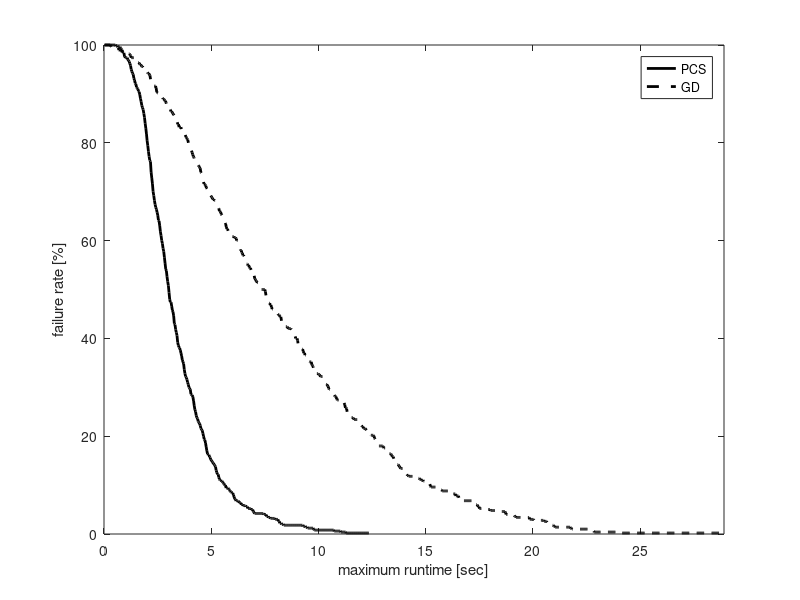
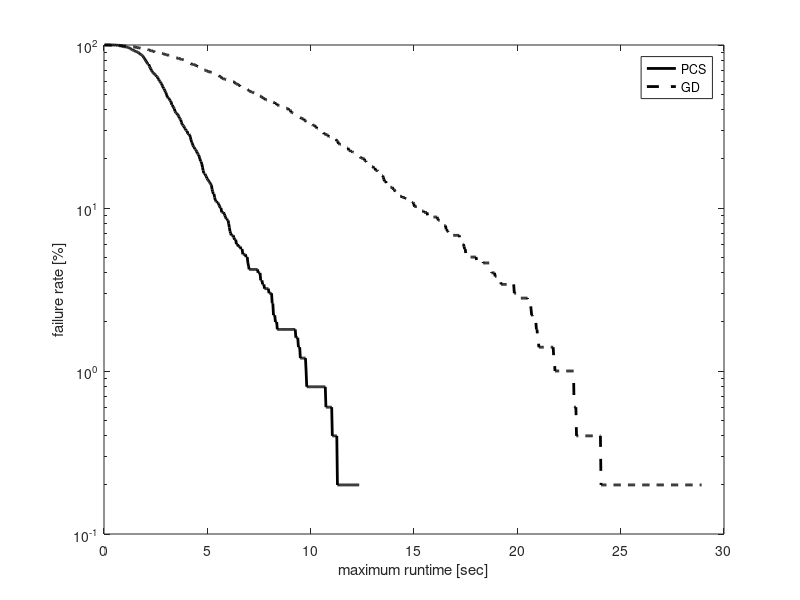

Write MATLAB code to recreate these figures, in order.
% In this experiment I compare the performance of the GD (with KDL) and the
% PCS on one scene with obstacles where motion toward a random
% configuration is performed as much as possible with small (resolution
% size) steps.
% Scenario start and goal configurations:
% State c_start = {0.5236, 1.7453, -1.8326, -1.4835,	1.5708,	0, 1.004278, 0.2729, 0.9486, -1.15011, 1.81001, -1.97739};
% State c_goal = {0.5236, 0.34907, 0.69813, -1.3963, 1.5708, 0, 0.7096, 1.8032, -1.7061, -1.6286, 1.9143, -2.0155}; // Robot 2 no backflip - Elbow down
% With joint limits of the ABB robots
% last updated: 08/13/2017

clear all
clc

%%
D1 = load('benchmark_PCS_3poles_noLC.txt'); 
verf = D1(:,1)==1;
suc = D1(:,2)==1;

disp('PCS:');
disp(['Results of ' num2str(size(D1,1)) ' queries.']);
disp(['Percent of successful queries verified: ' num2str(sum(verf & suc)/sum(suc)*100) '%']);
disp(['Plan distance: ' num2str(D1(1,3)) ]);
disp(['Avg. runtime: ' num2str(mean(D1(:,4))*1e3)  ' +/- ' num2str(std(D1(:,4))/sqrt(size(D1,1))*1e3) ' msec ']);
disp(['Avg. local-connection time: ' num2str(mean(D1(:,12))*1e3)  ' +/- ' num2str(std(D1(:,12))/sqrt(size(D1,1))*1e3) ' msec ']);
disp(['Avg. nodes in path: ' num2str(floor(mean(D1(:,10)))) ]);
disp(['Avg. nodes in trees: ' num2str(floor(mean(D1(:,11)))) ]);
disp(['Avg. number of IK solutions: ' num2str(floor(mean(D1(:,5)))) ]);
disp(['Avg. number of steps toward a target conf.: ' num2str((mean(D1(:,13)))) ]);



%%
D2 = load('benchmark_GD_3poles_noLC.txt'); 
verf = D2(:,1)==1;
suc = D2(:,2)==1;

disp('GD:');
disp(['Results of ' num2str(size(D2,1)) ' queries.']);
disp(['Percent of successful queries verified: ' num2str(sum(verf & suc)/sum(suc)*100) '%']);
disp(['Plan distance: ' num2str(D2(1,3)) ]);
disp(['Avg. runtime: ' num2str(mean(D2(:,4))*1e3)  ' +/- ' num2str(std(D2(:,4))/sqrt(size(D2,1))*1e3) ' msec ']);
disp(['Avg. local-connection time: ' num2str(mean(D2(:,12))*1e3)  ' +/- ' num2str(std(D2(:,12))/sqrt(size(D2,1))*1e3) ' msec ']);
disp(['Avg. nodes in path: ' num2str(floor(mean(D2(:,10)))) ]);
disp(['Avg. nodes in trees: ' num2str(floor(mean(D2(:,11)))) ]);
disp(['Avg. number of projections: ' num2str(floor(mean(D2(:,5)))) ]);
disp(['Avg. number of steps toward a target conf.: ' num2str((mean(D2(:,13)))) ]);

%%
% PCS
td = D1(:,4);
maxT = max(td);
T1 = linspace(0,maxT,400);
T1 = T1(2:end);
for i = 1:length(T1)
    sd = td < T1(i);
    md(i) = mean(td(sd));
    Md(i) = 1-sum(sd)/length(td);
end
%%
% GD
tg = D2(:,4);
maxT = max(tg);
T2 = linspace(0,maxT,1000);
T2 = T2(2:end);
for i = 1:length(T2)
    sg = tg < T2(i);
    mg(i) = mean(tg(sg));
    Mg(i) = 1-sum(sg)/length(tg);
end
%%
h = figure(1);
clf
plot(T1,Md*100,'-k','linewidth',2);
hold on
plot(T2,Mg*100,'--k','linewidth',2);
hold off
xlabel('maximum runtime [sec]');
ylabel('failure rate [%]');
legend('PCS','GD');
xlim([0 max(T2)]);
% set(h, 'Position', [100, 100, 800, 400]);

h = figure(2);
clf
semilogy(T1,Md*100,'-k','linewidth',2);
hold on
semilogy(T2,Mg*100,'--k','linewidth',2);
hold off
xlabel('maximum runtime [sec]');
ylabel('failure rate [%]');
legend('PCS','GD');
% xlim([0 6]);
% set(h, 'Position', [100, 100, 800, 400]);

%% 
disp(' ');
disp(['Speed-up t_{gd}/t_{pcs}: ' num2str(mean(D2(:,4))/mean(D1(:,4))) ]);
